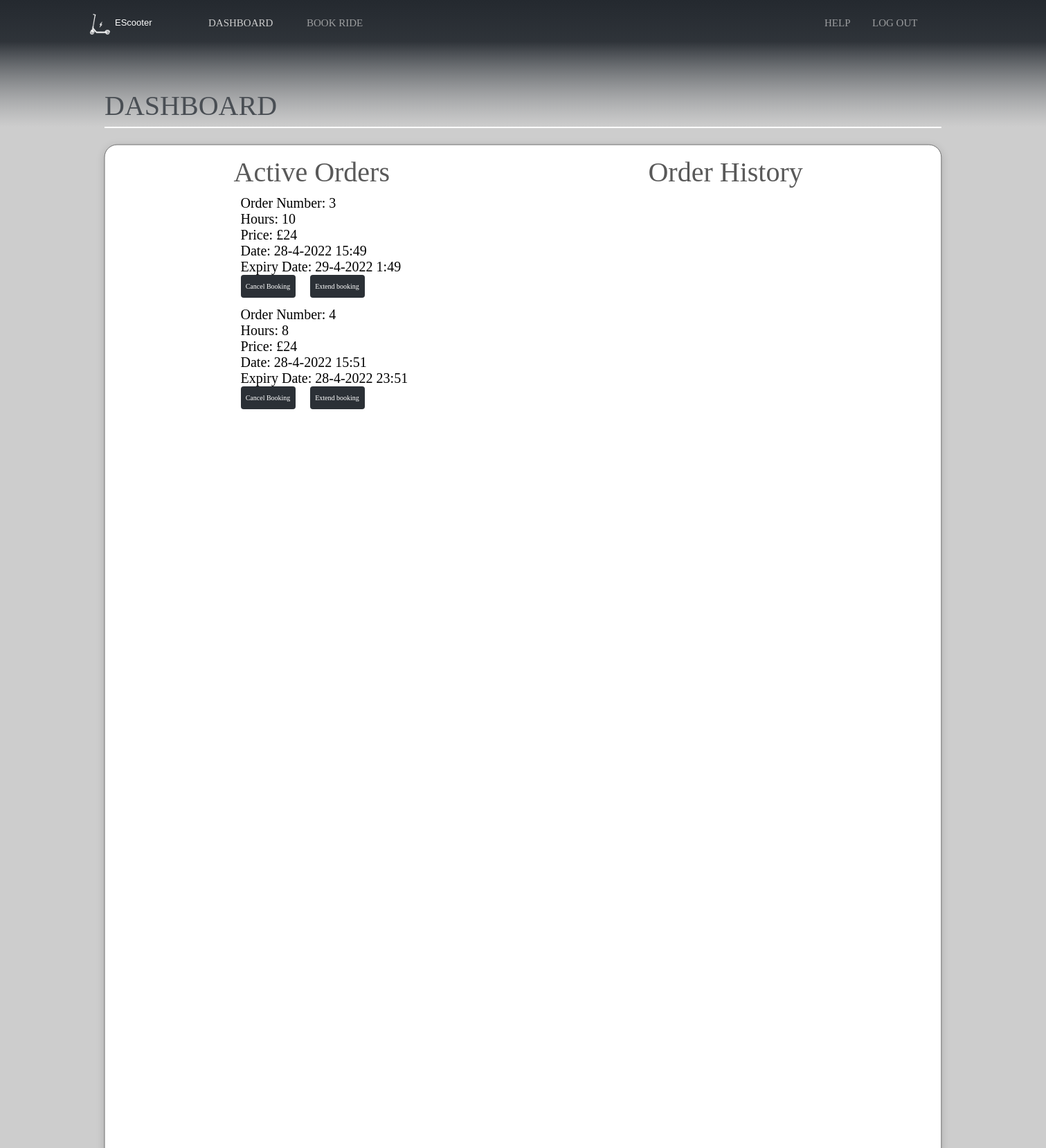
The app's page /dashboard (signed in) with its own data.
### app/models.py (models this page shows)
class Booking(db.Model):
    __tablename__ = "bookings"
    id = db.Column(db.Integer, primary_key=True)
    ScooterID = db.Column(db.Integer, ForeignKey("scooters.id"))
    UserID = db.Column(db.Integer, ForeignKey("users.id"))
    numHours = db.Column(db.Integer, nullable = False)
    date = db.Column(db.DateTime, nullable = False)
    expiry = db.Column(db.DateTime)
    price = db.Column(db.Integer, nullable = False)
    cancelled = db.Column(db.Boolean, default = False, nullable=False)

### app/views.py (the view)
@app.route("/dashboard")
def dashboard():
    if not session.get('email'):
        return redirect("/login")
    elif session.get('admin') != 0:
        return redirect("/admin")
    elif session.get('staff') != 0:
        return redirect('staff')
    else:
        user = models.User.query.filter_by(email = session['email']).first()
        orders = models.Booking.query.filter_by(UserID = user.id).all()
        active_id = []
        current_date = datetime.now()
        for o in orders:
            if (current_date < (o.expiry)):
                active_id.append(o.id)
        return render_template("Dashboard/Website_Dashboard.html", title='Dashboard', orders=orders, active= active_id)

### app/templates/Dashboard/Website_Dashboard.html (shortened to what this page needs)
<!DOCTYPE html>
{% extends "Base/Website_Base.html" %}
{% block content %}
<html>
<head>
<link rel="stylesheet" href="../../static/Dashboard.css">
</head>
<body>
<div id="Website_Dashboard">
	<svg class="Path_1092" viewBox="0 0 1400 799" preserveAspectRatio="none">
		<path id="Path_1092" d="M 0 0 L 1400 0 L 1400 799 L 0 799 L 0 0 Z">
		</path>
	</svg>
	<div id="Group_1538">
		<svg class="Rectangle_1488">
			<rect id="Rectangle_1488" rx="18" ry="18" x="0" y="0" width="100%" height="100%">
			</rect>
		</svg>
	</div>
	<div class="Group_1542">
		<div id="Active_Orders">
			<span>Active Orders</span>
		</div>
		<div id="Order_Number_4">
    	{% for elem in orders %}
       	 {% if elem.id  in active %}
            	{% if not elem.cancelled %}
                	<p>Order Number: {{elem.id}}</p>
                	<p>Hours: {{elem.numHours}}</p>
                	<p>Price: £{{elem.price}}</p>
                	<p>Date: {{elem.date.day}}-{{elem.date.month}}-{{elem.date.year}} {{elem.date.hour}}:{{elem.date.minute}}</p>
                	<p>Expiry Date: {{elem.expiry.day}}-{{elem.expiry.month}}-{{elem.expiry.year}} {{elem.expiry.hour}}:{{elem.expiry.minute}}</p>
					<button type="Cancel Order" class="btn-primary"  onclick="window.location.href='/cancel_booking/{{elem.id}}'">Cancel Booking</button>
                <button type="Cancel Order" class="btn-primary" id="toggle_show" onclick="revealButtons()" style="left: 100px">Extend booking</button>
				<br></br>
            	{% endif %}
        	{% endif %}
    	{% endfor %}
    	<br> </br>
		</div>
	</div>
	<div class="Group_1543">
		<div id="Order_History">
			<span>Order History</span>
		</div>
	</div>
	<div id="Group_1540">
		<div id="DASHBOARD_bf">
			<span>DASHBOARD</span>
		</div>
		<svg class="Line_7" viewBox="0 0 1110 2" preserveAspectRatio="none">
			<path id="Line_7" d="M 0 0 L 1110 0">
			</path>
		</svg>
	</div>
</div>
</body>
</html>
{% endblock %}

### app/static/Base.css (style rules this page uses)
:root { --web-view-ids: Website_Main; }
* { margin: 0; padding: 0; box-sizing: border-box; border: none; }

### app/static/Dashboard.css (style rules this page uses)
:root { --web-view-ids: Website_Dashboard; }
* { margin: 0; padding: 0; box-sizing: border-box; border: none; }
#Website_Dashboard { position: absolute; width: 100%; height: 120%; background-color: rgba(255,255,255,1); overflow: hidden; }
.Path_1092 { overflow: visible; position: absolute; width: 100%; height: 100%; left: 0px; top: 0px; transform: matrix(1,0,0,1,0,0); }
#Group_1540 { position: absolute; width: 100%; height: 55px; left: 10%; top: 129px; overflow: visible; }
#DASHBOARD_bf { left: 0px; top: 0px; position: absolute; overflow: visible; width: 10px; white-space: nowrap; text-align: left; font-family: halyard-display; font-style: normal; font-weight: normal; font-size: 40px; color: rgba(68,73,79,1); }
.Line_7 { overflow: visible; position: absolute; width: 80%; height: 2px; left: 0px; top: 54.5px; transform: matrix(1,0,0,1,0,0); }
#Group_1538 { position: absolute; width: 100%; height: 100%; left: 10%; top: 209px; overflow: visible; }
.Rectangle_1488 { filter: drop-shadow(0px 3px 6px rgba(0, 0, 0, 0.161)); position: absolute; overflow: visible; width: 80%; height: 80%; left: 0px; top: 0px; }
.Group_1542 { position: absolute; width: 228px; height: 225px; left: 23%; top: 225px; overflow: visible; }
#Active_Orders { left: -10px; top: 0px; position: absolute; overflow: visible; width: 222px; white-space: nowrap; text-align: left; font-family: halyard-display; font-style: normal; font-weight: normal; font-size: 40px; color: rgba(89,89,89,1); }
#Order_Number_4 { left: 0px; top: 57px; position: absolute; overflow: visible; width: 134px; white-space: nowrap; text-align: left; font-family: halyard-display; font-style: normal; font-weight: lighter; font-size: 20px; color: rgba(0,0,0,1); }
.Group_1543 { position: absolute; width: 217px; height: 260px; right: 23%; top: 225px; overflow: visible; }
#Order_History { left: -10px; top: 0px; position: absolute; overflow: visible; width: 218px; white-space: nowrap; text-align: left; font-family: halyard-display; font-style: normal; font-weight: normal; font-size: 40px; color: rgba(89,89,89,1); }
.btn-primary { position: absolute; overflow: visible; width: 79px; height: 33px; background-color: rgba(43,48,54,1); white-space: nowrap; text-align: center; font-family: halyard-display; font-style: normal; font-weight: normal; font-size: 10px; color: rgba(255,255,255,1); border-radius: 4px; cursor: pointer; }

### records on screen
Booking: id "3", numHours "10", price "24", date.day "28", date.month "4", date.year "2022", date.hour "15", date.minute "49", expiry.day "29", expiry.month "4", expiry.year "2022", expiry.hour "1", expiry.minute "49"
Booking: id "4", numHours "8", price "24", date.day "28", date.month "4", date.year "2022", date.hour "15", date.minute "51", expiry.day "28", expiry.month "4", expiry.year "2022", expiry.hour "23", expiry.minute "51"
